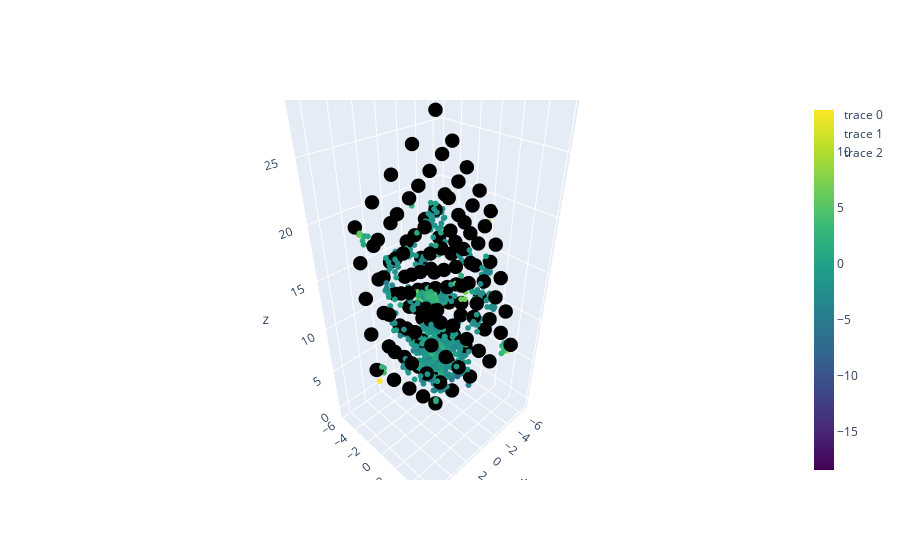

Source (notebook cell):
### Code cell
XGChi0.Vis_tool(chi0rr, R, A, B, C, nk, nat_cell, pos_red, N=1000, isomin=2)
